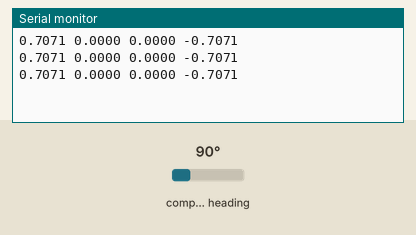
A program run on a simulated ESP32. On the bench: the last lines printed to the serial monitor. The test bench sets the inputs (shaded band); at power-on: compass heading 90°.

Above: at 2.2 s.
2.3 s: compass heading set to 7°
At 2.9 s:
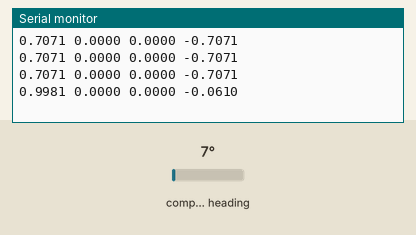
3.8 s: compass heading set to 180°
At 4.4 s:
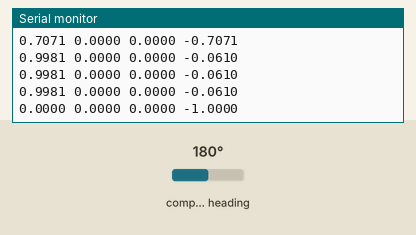
Timing chart, 0 to 6.8 s (numbered marks = the images above; inputs shaded):
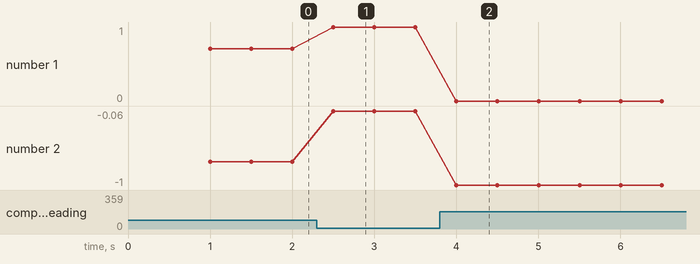

The program:

main.cpp
```cpp
#include <Wire.h>
#include <Adafruit_Sensor.h>
#include <Adafruit_BNO055.h>
#include <utility/imumaths.h>
#include <SPI.h>

Adafruit_BNO055 bno = Adafruit_BNO055(55);

void setup(void)
{
  Serial.begin(115200);

  /* Initialise the sensor */
  if(!bno.begin())
  {
    /* There was a problem detecting the BNO055 ... check your connections */
    Serial.print("Ooops, no BNO055 detected ... Check your wiring or I2C ADDR!");
    while(1);
  }

  delay(1000);

  bno.setExtCrystalUse(true);
}

void loop(void) {
  imu::Quaternion quat = bno.getQuat();

  /* Display the floating point data */
  Serial.print(quat.w(), 4);
  Serial.print(" ");
  Serial.print(quat.x(), 4);
  Serial.print(" ");
  Serial.print(quat.y(), 4);
  Serial.print(" ");
  Serial.print(quat.z(), 4);

  Serial.write(13);
  Serial.write(10);

  delay(500);
}
```

Measured:
- after the input at 2.3 s, the serial monitor: prints a new line after 0.20 s (image 1)
- after the input at 3.8 s, the serial monitor: prints a new line after 0.20 s (image 2)
- plotted number 1: 0.71 → 1 after the input at 2.3 s
- plotted number 2: -0.71 → -0.06 after the input at 2.3 s, -0.06 → -1 after the input at 3.8 s
